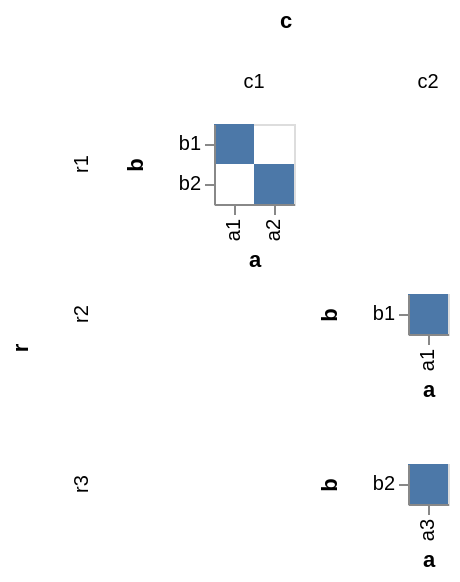

Vega-Lite specification for this chart:
### Vega specification from a JSON file in a GitHub repository (floating-point values rounded to 4 significant figures)
{"$schema": "https://vega.github.io/schema/vega/v5.json", "autosize": "pad", "padding": 5, "data": [{"name": "source_0", "values": [{"r": "r1", "c": "c1", "a": "a1", "b": "b1"}, {"r": "r1", "c": "c1", "a": "a2", "b": "b2"}, {"r": "r2", "c": "c2", "a": "a1", "b": "b1"}, {"r": "r3", "c": "c2", "a": "a3", "b": "b2"}]}, {"name": "cross_column_domain_row_domain", "source": "source_0", "transform": [{"type": "aggregate", "groupby": ["c", "r"], "fields": ["a", "b"], "ops": ["distinct", "distinct"]}]}, {"name": "column_domain", "source": "cross_column_domain_row_domain", "transform": [{"type": "aggregate", "groupby": ["c"], "fields": ["distinct_a"], "ops": ["max"], "as": ["distinct_a"]}]}, {"name": "row_domain", "source": "cross_column_domain_row_domain", "transform": [{"type": "aggregate", "groupby": ["r"], "fields": ["distinct_b"], "ops": ["max"], "as": ["distinct_b"]}]}], "signals": [{"name": "child_x_step", "value": 20}, {"name": "child_y_step", "value": 20}], "layout": {"padding": {"row": 10, "column": 10}, "offset": {"rowTitle": 10, "columnTitle": 10}, "columns": {"signal": "length(data('column_domain'))"}, "bounds": "full", "align": "all"}, "marks": [{"name": "row-title", "type": "group", "role": "row-title", "title": {"text": "r", "offset": 10, "orient": "left", "style": "guide-title"}}, {"name": "column-title", "type": "group", "role": "column-title", "title": {"text": "c", "offset": 10, "style": "guide-title"}}, {"name": "row_header", "type": "group", "role": "row-header", "from": {"data": "row_domain"}, "sort": {"field": "datum[\"r\"]", "order": "ascending"}, "title": {"text": {"signal": "''+parent[\"r\"]"}, "offset": 10, "orient": "left", "style": "guide-label", "baseline": "middle"}, "encode": {"update": {"height": {"signal": "bandspace(datum[\"distinct_b\"], 0, 0) * child_y_step"}}}}, {"name": "column_header", "type": "group", "role": "column-header", "from": {"data": "column_domain"}, "sort": {"field": "datum[\"c\"]", "order": "ascending"}, "title": {"text": {"signal": "''+parent[\"c\"]"}, "offset": 10, "style": "guide-label", "baseline": "middle"}, "encode": {"update": {"width": {"signal": "bandspace(datum[\"distinct_a\"], 0, 0) * child_x_step"}}}}, {"name": "cell", "type": "group", "style": "cell", "from": {"facet": {"name": "facet", "data": "source_0", "groupby": ["r", "c"], "aggregate": {"cross": true, "fields": ["a", "b"], "ops": ["distinct", "distinct"], "as": ["distinct_a", "distinct_b"]}}}, "sort": {"field": ["datum[\"r\"]", "datum[\"c\"]"], "order": ["ascending", "ascending"]}, "encode": {"update": {"width": {"signal": "bandspace(datum[\"distinct_a\"], 0, 0) * child_x_step"}, "height": {"signal": "bandspace(datum[\"distinct_b\"], 0, 0) * child_y_step"}}}, "marks": [{"name": "child_marks", "type": "rect", "style": ["rect"], "from": {"data": "facet"}, "encode": {"update": {"fill": {"value": "#4c78a8"}, "tooltip": {"signal": "{\"b\": ''+datum[\"b\"], \"a\": ''+datum[\"a\"]}"}, "x": {"scale": "child_x", "field": "a"}, "width": {"scale": "child_x", "band": true}, "y": {"scale": "child_y", "field": "b"}, "height": {"scale": "child_y", "band": true}}}}], "scales": [{"name": "child_x", "type": "band", "domain": {"data": "facet", "field": "a", "sort": true}, "range": {"step": {"signal": "child_x_step"}}, "paddingInner": 0, "paddingOuter": 0}, {"name": "child_y", "type": "band", "domain": {"data": "facet", "field": "b", "sort": true}, "range": {"step": {"signal": "child_y_step"}}, "paddingInner": 0, "paddingOuter": 0}], "axes": [{"scale": "child_x", "orient": "bottom", "grid": false, "title": "a", "labelAlign": "right", "labelAngle": 270, "labelBaseline": "middle", "zindex": 1}, {"scale": "child_y", "orient": "left", "grid": false, "title": "b", "zindex": 1}]}], "config": {"axisY": {"minExtent": 30}}}
